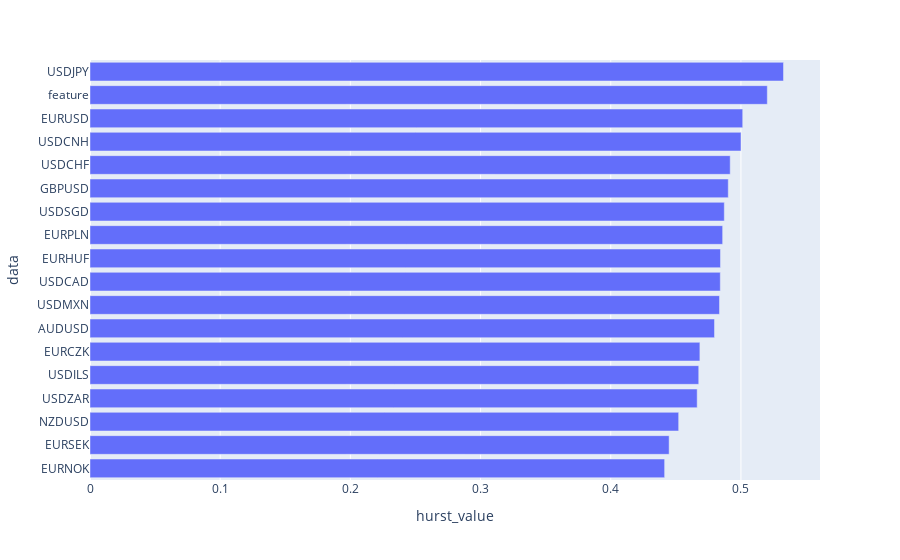

Notebook code cell kept with this figure:
### Code cell
hurst_df = [['feature', compute_Hc(future_df['mid_price'], kind='price', simplified=False)[0]]]

for fx in tqdm(fx_list):
    cur_data = pd.read_parquet(DATA_DIR+f'{fx}_data.parquet')
    cur_data['mid_price'] = (cur_data['bid'] + cur_data['offer'])/2
    cur_data = cur_data[~cur_data.mid_price.isna()].sort_values(by='timestamp')
    hurst_value, _, _ = compute_Hc(cur_data['mid_price'], kind='price', simplified=True)

    hurst_df.append([fx, hurst_value])

hurst_df = pd.DataFrame(hurst_df, columns = ['data', 'hurst_value'])

px.bar(
    hurst_df.sort_values(by='hurst_value'),
    x='hurst_value',
    y='data'
)

### Figure 1 — Plotly figure (JSON) as saved in the notebook; plotly's stock layout.template omitted (floating-point values rounded to 4 significant figures)
{"data": [{"alignmentgroup": "True", "hovertemplate": "hurst_value=%{x}<br>data=%{y}<extra></extra>", "legendgroup": "", "marker": {"color": "#636efa", "pattern": {"shape": ""}}, "name": "", "offsetgroup": "", "orientation": "h", "showlegend": false, "textposition": "auto", "type": "bar", "x": [0.4414, 0.4448, 0.4522, 0.4664, 0.4676, 0.4685, 0.4797, 0.4835, 0.4841, 0.4843, 0.486, 0.4872, 0.4903, 0.4918, 0.5, 0.5014, 0.5203, 0.5327], "xaxis": "x", "y": ["EURNOK", "EURSEK", "NZDUSD", "USDZAR", "USDILS", "EURCZK", "AUDUSD", "USDMXN", "USDCAD", "EURHUF", "EURPLN", "USDSGD", "GBPUSD", "USDCHF", "USDCNH", "EURUSD", "feature", "USDJPY"], "yaxis": "y"}], "layout": {"barmode": "relative", "legend": {"tracegroupgap": 0}, "margin": {"t": 60}, "xaxis": {"anchor": "y", "domain": [0, 1], "title": {"text": "hurst_value"}}, "yaxis": {"anchor": "x", "domain": [0, 1], "title": {"text": "data"}}}}
